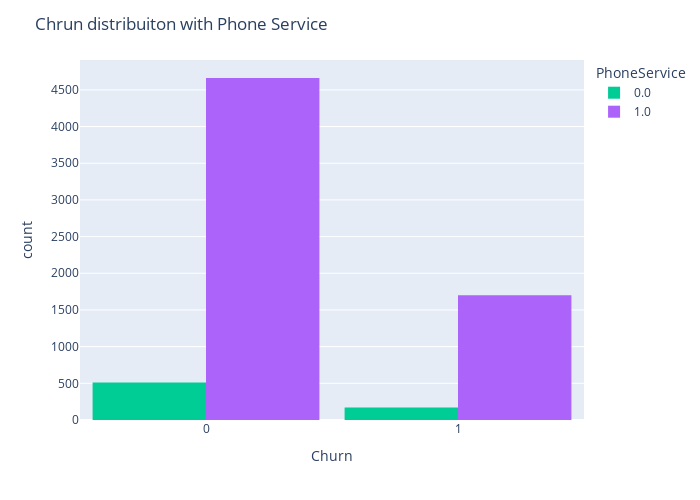

Write notebook code for a chart like this one.
### Markdown cell above
## Trying to examine the PhoneService in which the customers were enrolled for churn yes and churn no.

### Code cell
color = {"Yes": 'blue', "No": 'lightblue'}
fig = px.histogram(df, x="Churn", color="PhoneService", barmode="group", color_discrete_map=color)
fig.update_layout(width=700, height=500, bargap=0.1)
fig.update_layout(title='Chrun distribuiton with Phone Service')
fig.show()

### Figure 1 — Plotly figure (JSON) as saved in the notebook; plotly's stock layout.template omitted (floating-point values rounded to 4 significant figures; data arrays with more than 128 entries replaced by an {"elided": "..."} marker saying what was removed)
{"data": [{"alignmentgroup": "True", "bingroup": "x", "hovertemplate": "PhoneService=0.0<br>Churn=%{x}<br>count=%{y}<extra></extra>", "legendgroup": "0.0", "marker": {"color": "#00cc96", "pattern": {"shape": ""}}, "name": "0.0", "offsetgroup": "0.0", "orientation": "v", "showlegend": true, "type": "histogram", "x": {"elided": "682 int values"}, "xaxis": "x", "yaxis": "y"}, {"alignmentgroup": "True", "bingroup": "x", "hovertemplate": "PhoneService=1.0<br>Churn=%{x}<br>count=%{y}<extra></extra>", "legendgroup": "1.0", "marker": {"color": "#ab63fa", "pattern": {"shape": ""}}, "name": "1.0", "offsetgroup": "1.0", "orientation": "v", "showlegend": true, "type": "histogram", "x": {"elided": "6361 int values"}, "xaxis": "x", "yaxis": "y"}], "layout": {"bargap": 0.1, "barmode": "group", "height": 500, "legend": {"title": {"text": "PhoneService"}, "tracegroupgap": 0}, "margin": {"t": 60}, "title": {"text": "Chrun distribuiton with Phone Service"}, "width": 700, "xaxis": {"anchor": "y", "domain": [0, 1], "title": {"text": "Churn"}}, "yaxis": {"anchor": "x", "domain": [0, 1], "title": {"text": "count"}}}}
